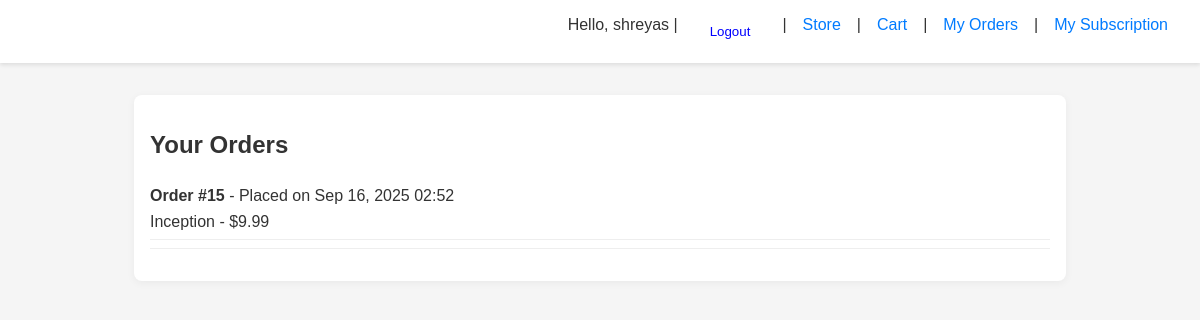
The page /orders/ (signed in) on the database as committed earlier.
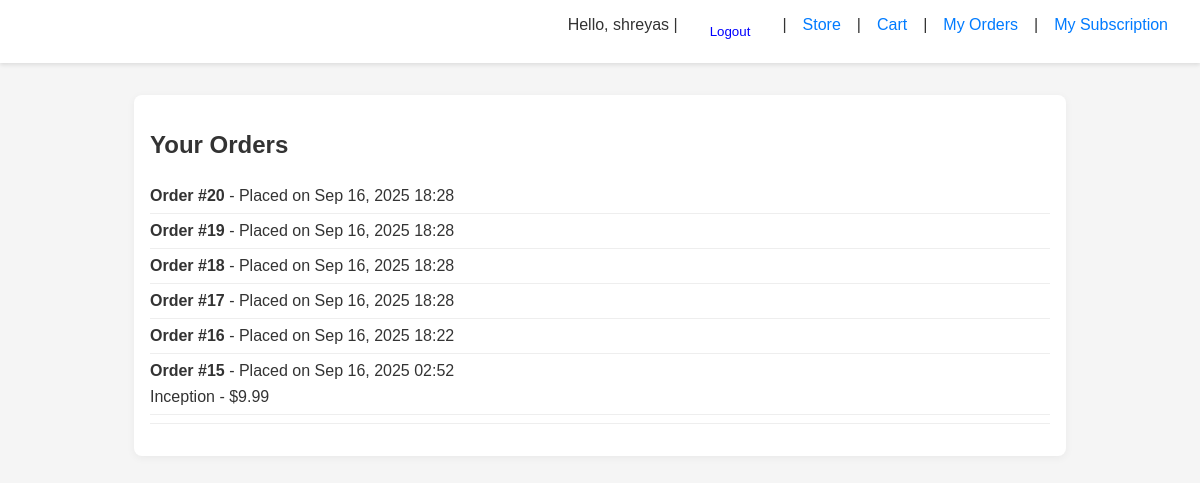
The same page on the database as committed later.
### movies/models.py (models this page shows, shortened)
class Order(models.Model):
    user = models.ForeignKey(User, on_delete=models.CASCADE)
    movies = models.ManyToManyField(Movie, related_name='orders')
    created_at = models.DateTimeField(auto_now_add=True)

class Movie(models.Model):
    title = models.CharField(max_length=200)
    price = models.DecimalField(max_digits=6, decimal_places=2)
    description = models.TextField()
    image = models.ImageField(upload_to='movies/', blank=True, null=True) #blank=True, null=True
    release_date = models.DateField(default=timezone.now)

### movies/views.py (the view)
# urls.py: path("orders/", views.view_orders, name="view_orders"),
@login_required
def view_orders(request):
    orders = Order.objects.filter(user=request.user).order_by("-created_at")
    return render(request, "movies/orders.html", {"orders": orders})

### movies/templates/movies/orders.html
{% extends "base.html" %}
{% block content %}
  <h2>Your Orders</h2>
  {% if orders %}
    <ul>
      {% for order in orders %}
        <li>
          <strong>Order #{{ order.id }}</strong> - Placed on {{ order.created_at|date:"M d, Y H:i" }}
          <ul>
            {% for movie in order.movies.all %}
              <li>{{ movie.title }} - ${{ movie.price }}</li>
            {% endfor %}
          </ul>
        </li>
      {% endfor %}
    </ul>
  {% else %}
    <p>You have no orders yet.</p>
  {% endif %}
{% endblock %}

### templates/base.html (shortened to what this page needs)
{% load static %}
<!DOCTYPE html>
<html>
<head>
  <link rel="stylesheet" type="text/css" href="{% static 'css/styles.css' %}">
</head>
<body>
  <nav>
    {% if user.is_authenticated %}
      Hello, {{ user.username }} |
      <form method="post" action="{% url 'logout' %}" style="display:inline;">
        <button type="submit" style="background:none;border:none;color:blue;cursor:pointer;">
          Logout
        </button>
      </form>
      | <a href="{% url 'movie_list' %}">Store</a>
      | <a href="{% url 'view_cart' %}">Cart</a>
      | <a href="{% url 'view_orders' %}">My Orders</a>
      | <a href="{% url 'subscription' %}">My Subscription</a>
    {% else %}
      <a href="{% url 'login' %}">Login</a> |
      <a href="{% url 'register' %}">Sign up</a>
    {% endif %}
  </nav>
  <div class="container">
    {% block content %}
    {% endblock %}
  </div>
</body>
</html>

### static/css/styles.css (style rules this page uses)
body { font-family: 'Helvetica', 'Arial', sans-serif; background-color: #f5f5f5; color: #333; margin: 0; padding: 0; }
a { text-decoration: none; color: #007BFF; }
nav { background-color: #fff; padding: 1rem 2rem; box-shadow: 0 2px 4px rgba(0,0,0,0.1); display: flex; justify-content: flex-end; gap: 1rem; }
nav form { display: inline; }
.container { max-width: 900px; margin: 2rem auto; padding: 1rem; background-color: #fff; border-radius: 8px; box-shadow: 0 2px 8px rgba(0,0,0,0.05); }
button { background-color: #007BFF; color: white; border: none; padding: 0.5rem 1rem; border-radius: 4px; cursor: pointer; }
ul { list-style: none; padding: 0; }
ul li { padding: 0.5rem 0; border-bottom: 1px solid #eee; }

Rows that differ between the two databases and show on the page:
added Order: id "20", created_at "Sep 16, 2025 18:28"
added Order: id "19", created_at "Sep 16, 2025 18:28"
added Order: id "18", created_at "Sep 16, 2025 18:28"
added Order: id "17", created_at "Sep 16, 2025 18:28"
added Order: id "16", created_at "Sep 16, 2025 18:22"
